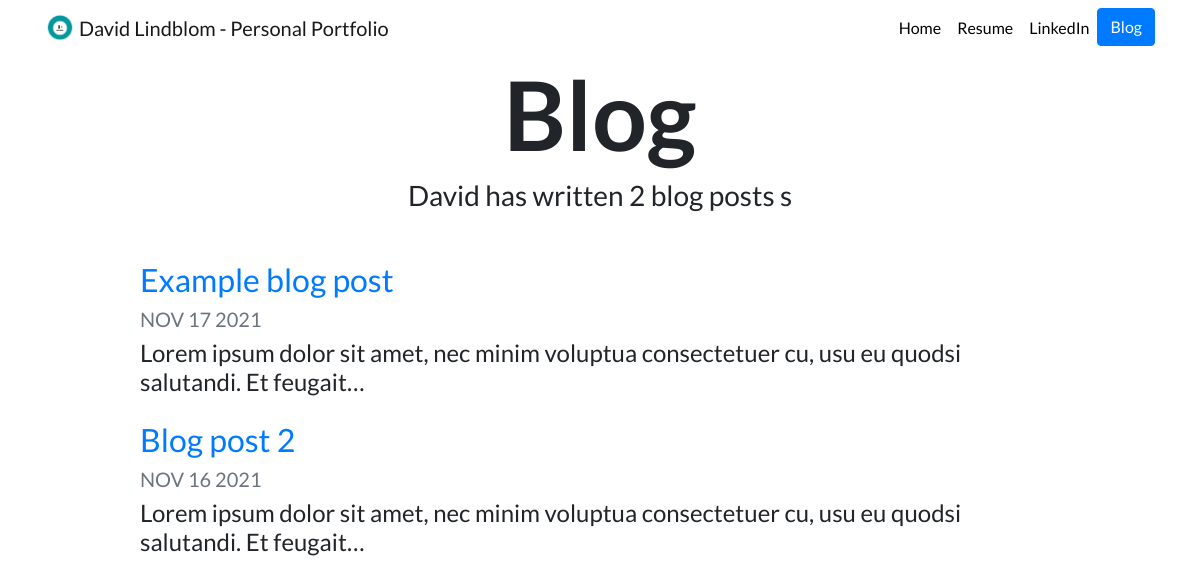
Screenshot of /blog/ with the database file from the repository.
### blog/models.py (models this page shows, shortened)
class Blog(models.Model):
    title = models.CharField(max_length=200)
    description = models.TextField()
    date = models.DateField()

### blog/views.py (the view)
# urls.py: path('', views.all_blogs, name='all_blogs'),
def all_blogs(request):
    blogs = Blog.objects.order_by('-date')#[:5] #order by date and give the top 5
    return render(request, 'blog/all_blogs.html', {'blogs':blogs})

### blog/templates/blog/all_blogs.html
{% extends "portfolio/base.html" %}
{% load static %}
{% block content %}
<h1 id="blogtitle" class="font-weight-bold text-center">Blog</h1>
<h3 class="text-center mb-5">David has written {{ blogs.count }} blog posts {{ blogs.count|pluralize }}</h3>
{% for blog in blogs %}
<div class="row justify-content-center my-3">
  <div class="col-md-10">
    <a href="{% url 'blog:detail' blog.id %}">
      <h2>{{ blog.title }}</h2>
    </a>
    <h5 class="text-muted">{{ blog.date|date:'M d Y'|upper }}</h5>
    <h4>{{ blog.description|striptags|truncatechars:100 }}</h4>
  </div>
</div>
{% endfor %}
{% endblock %}

### portfolio/static/portfolio/custom.css (style rules this page uses)
body { font-family: 'Lato', sans-serif; }
#blogtitle { font-size: 6rem; }

### rows the page displays
Blog: title "Example blog post", date "NOV 17 2021", description "Lorem ipsum dolor sit amet, nec minim voluptua consectetuer cu, usu eu quodsi salutandi. Et feugait…"
Blog: title "Blog post 2", date "NOV 16 2021", description "Lorem ipsum dolor sit amet, nec minim voluptua consectetuer cu, usu eu quodsi salutandi. Et feugait…"

### other values shown
{{ blogs.count }} "2"
